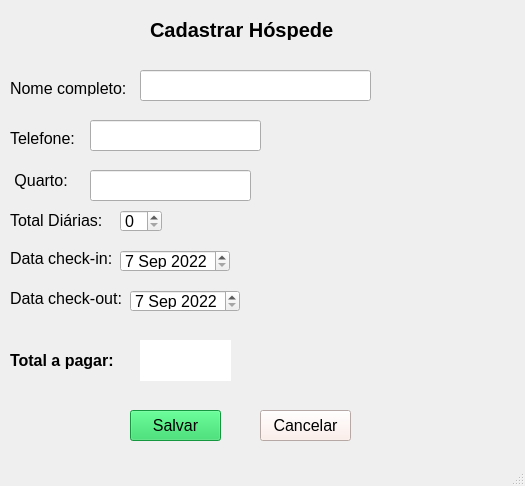
<?xml version="1.0" encoding="UTF-8"?>
<ui version="4.0">
 <class>MainWindow</class>
 <widget class="QMainWindow" name="MainWindow">
  <property name="geometry">
   <rect>
    <x>0</x>
    <y>0</y>
    <width>525</width>
    <height>486</height>
   </rect>
  </property>
  <property name="windowTitle">
   <string>MainWindow</string>
  </property>
  <widget class="QWidget" name="centralwidget">
   <widget class="QLabel" name="label">
    <property name="geometry">
     <rect>
      <x>150</x>
      <y>20</y>
      <width>201</width>
      <height>20</height>
     </rect>
    </property>
    <property name="font">
     <font>
      <pointsize>15</pointsize>
      <weight>75</weight>
      <bold>true</bold>
     </font>
    </property>
    <property name="styleSheet">
     <string notr="true">text-align: center;</string>
    </property>
    <property name="text">
     <string>Cadastrar Hóspede</string>
    </property>
   </widget>
   <widget class="QLabel" name="label_2">
    <property name="geometry">
     <rect>
      <x>10</x>
      <y>80</y>
      <width>121</width>
      <height>16</height>
     </rect>
    </property>
    <property name="font">
     <font>
      <pointsize>12</pointsize>
     </font>
    </property>
    <property name="text">
     <string>Nome completo:</string>
    </property>
   </widget>
   <widget class="QLabel" name="label_3">
    <property name="geometry">
     <rect>
      <x>10</x>
      <y>130</y>
      <width>81</width>
      <height>16</height>
     </rect>
    </property>
    <property name="font">
     <font>
      <pointsize>12</pointsize>
     </font>
    </property>
    <property name="text">
     <string>Telefone:</string>
    </property>
   </widget>
   <widget class="QLabel" name="label_4">
    <property name="geometry">
     <rect>
      <x>10</x>
      <y>170</y>
      <width>121</width>
      <height>21</height>
     </rect>
    </property>
    <property name="font">
     <font>
      <pointsize>12</pointsize>
     </font>
    </property>
    <property name="text">
     <string> Quarto:</string>
    </property>
   </widget>
   <widget class="QDateEdit" name="dateEdit">
    <property name="geometry">
     <rect>
      <x>120</x>
      <y>250</y>
      <width>110</width>
      <height>22</height>
     </rect>
    </property>
    <property name="font">
     <font>
      <pointsize>12</pointsize>
     </font>
    </property>
    <property name="maximumDate">
     <date>
      <year>2022</year>
      <month>12</month>
      <day>31</day>
     </date>
    </property>
    <property name="minimumDate">
     <date>
      <year>2022</year>
      <month>9</month>
      <day>7</day>
     </date>
    </property>
   </widget>
   <widget class="QLabel" name="label_5">
    <property name="geometry">
     <rect>
      <x>10</x>
      <y>250</y>
      <width>101</width>
      <height>16</height>
     </rect>
    </property>
    <property name="font">
     <font>
      <pointsize>12</pointsize>
     </font>
    </property>
    <property name="text">
     <string>Data check-in:</string>
    </property>
   </widget>
   <widget class="QLabel" name="label_6">
    <property name="geometry">
     <rect>
      <x>10</x>
      <y>290</y>
      <width>111</width>
      <height>16</height>
     </rect>
    </property>
    <property name="font">
     <font>
      <pointsize>12</pointsize>
     </font>
    </property>
    <property name="text">
     <string>Data check-out:</string>
    </property>
   </widget>
   <widget class="QDateEdit" name="dateEdit_2">
    <property name="geometry">
     <rect>
      <x>130</x>
      <y>290</y>
      <width>110</width>
      <height>22</height>
     </rect>
    </property>
    <property name="font">
     <font>
      <pointsize>12</pointsize>
     </font>
    </property>
    <property name="maximumDate">
     <date>
      <year>2022</year>
      <month>12</month>
      <day>30</day>
     </date>
    </property>
    <property name="minimumDate">
     <date>
      <year>2022</year>
      <month>9</month>
      <day>7</day>
     </date>
    </property>
   </widget>
   <widget class="QLineEdit" name="lineEdit">
    <property name="geometry">
     <rect>
      <x>140</x>
      <y>70</y>
      <width>231</width>
      <height>31</height>
     </rect>
    </property>
   </widget>
   <widget class="QLineEdit" name="lineEdit_2">
    <property name="geometry">
     <rect>
      <x>90</x>
      <y>120</y>
      <width>171</width>
      <height>31</height>
     </rect>
    </property>
   </widget>
   <widget class="QPushButton" name="pushButton">
    <property name="geometry">
     <rect>
      <x>130</x>
      <y>410</y>
      <width>91</width>
      <height>31</height>
     </rect>
    </property>
    <property name="font">
     <font>
      <pointsize>12</pointsize>
     </font>
    </property>
    <property name="styleSheet">
     <string notr="true">background-color: rgb(30, 211, 88)</string>
    </property>
    <property name="text">
     <string>Salvar</string>
    </property>
   </widget>
   <widget class="QPushButton" name="pushButton_2">
    <property name="geometry">
     <rect>
      <x>260</x>
      <y>410</y>
      <width>91</width>
      <height>31</height>
     </rect>
    </property>
    <property name="font">
     <font>
      <pointsize>12</pointsize>
     </font>
    </property>
    <property name="styleSheet">
     <string notr="true">background-color:rgb(255, 235, 229)</string>
    </property>
    <property name="text">
     <string>Cancelar</string>
    </property>
   </widget>
   <widget class="QLabel" name="label_7">
    <property name="geometry">
     <rect>
      <x>10</x>
      <y>350</y>
      <width>121</width>
      <height>21</height>
     </rect>
    </property>
    <property name="font">
     <font>
      <pointsize>12</pointsize>
      <weight>75</weight>
      <bold>true</bold>
     </font>
    </property>
    <property name="text">
     <string>Total a pagar:</string>
    </property>
   </widget>
   <widget class="QLabel" name="label_8">
    <property name="geometry">
     <rect>
      <x>140</x>
      <y>340</y>
      <width>91</width>
      <height>41</height>
     </rect>
    </property>
    <property name="font">
     <font>
      <pointsize>12</pointsize>
      <weight>75</weight>
      <bold>true</bold>
     </font>
    </property>
    <property name="styleSheet">
     <string notr="true">background-color: rgb(255, 255, 255);
color: red;</string>
    </property>
    <property name="text">
     <string/>
    </property>
   </widget>
   <widget class="QLabel" name="label_9">
    <property name="geometry">
     <rect>
      <x>10</x>
      <y>210</y>
      <width>121</width>
      <height>21</height>
     </rect>
    </property>
    <property name="font">
     <font>
      <pointsize>12</pointsize>
     </font>
    </property>
    <property name="text">
     <string>Total Diárias:</string>
    </property>
   </widget>
   <widget class="QSpinBox" name="spinBox_2">
    <property name="geometry">
     <rect>
      <x>120</x>
      <y>210</y>
      <width>42</width>
      <height>22</height>
     </rect>
    </property>
    <property name="font">
     <font>
      <pointsize>12</pointsize>
     </font>
    </property>
    <property name="maximum">
     <number>3</number>
    </property>
   </widget>
   <widget class="QLineEdit" name="lineEdit_3">
    <property name="geometry">
     <rect>
      <x>90</x>
      <y>170</y>
      <width>161</width>
      <height>31</height>
     </rect>
    </property>
   </widget>
  </widget>
  <widget class="QMenuBar" name="menubar">
   <property name="geometry">
    <rect>
     <x>0</x>
     <y>0</y>
     <width>525</width>
     <height>21</height>
    </rect>
   </property>
  </widget>
  <widget class="QStatusBar" name="statusbar"/>
 </widget>
 <resources/>
 <connections/>
</ui>
